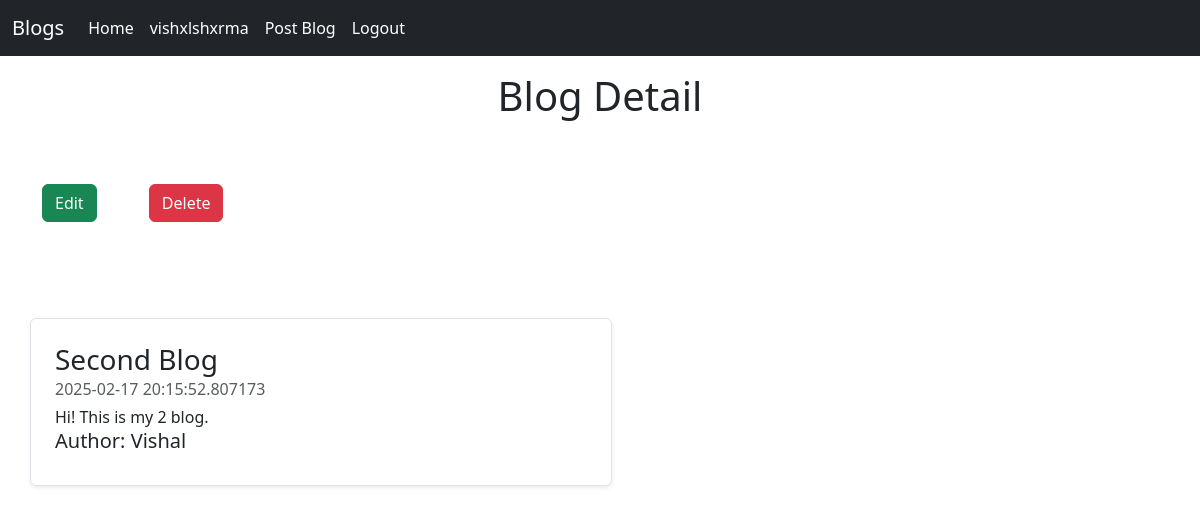
/blogDetail/2 (signed in), run on the app's committed database.
### app.py (models this page shows, shortened)
class User(UserMixin,db.Model):
    id = db.Column(db.Integer, primary_key = True)
    username = db.Column(db.String(80), unique = True, nullable = False)
    email = db.Column(db.String(120), unique = True, nullable = False)
    firstName = db.Column(db.String(120), nullable = False)
    lastName = db.Column(db.String(120), nullable = False)
    password = db.Column(db.String(120), nullable = False)

class Blog(db.Model):
    blogId = db.Column(db.Integer, primary_key = True)
    blogTitle = db.Column(db.String(80), nullable = False)
    blogAuthor = db.Column(db.String(80), nullable = False)
    blogContent = db.Column(db.Text(), nullable = False)
    publishDate = db.Column(db.DateTime(), nullable = False, default = datetime.utcnow)

### app.py (the view)
@app.route("/blogDetail/<int:id>", methods = ["GET","POST"])
def blogDetail(id):
    blog = Blog.query.get(id)
    return render_template("blogDetail.html", blog=blog)

### app.py (called while the page is built)
@login_manager.user_loader
def load_user(user_id):
    return User.query.get(int(user_id))

### templates/blogDetail.html (shortened to what this page needs)
<!DOCTYPE html>
<html lang="en">
<head>
    <link href="https://cdn.jsdelivr.net/npm/bootstrap@5.3.3/dist/css/bootstrap.min.css" rel="stylesheet"
 />
</head>
<body>
    <nav class="navbar navbar-expand-lg navbar-dark bg-dark">
        <div class="container-fluid">
            <a class="navbar-brand" href="#">Blogs</a>
            <div class="collapse navbar-collapse" id="navbarSupportedContent">
                <ul class="navbar-nav me-auto mb-2 mb-lg-0">
                    <li class="nav-item">
                        <a class="nav-link active" aria-current="page" href="/">Home</a>
                    </li>
                    {% if current_user.is_authenticated %}
                    <li class="nav-item">
                        <a class="nav-link active" aria-current="page" href="">{{current_user.username}}</a>
                    </li>
                    <li class="nav-item">
                        <a class="nav-link active" aria-current="page" href="/blogPost">Post Blog</a>
                    </li>
                    <li class="nav-item">
                        <a class="nav-link active" aria-current="page" href="/logout">Logout</a>
                    </li>
                    {% endif %}
                </ul>
            </div>
        </div>
    </nav>
    <div class="container">
        <h1 class="text-center my-3">Blog Detail</h1>
        <div id="modificationButtons">
            <a class="btn btn-success my-5" href="/edit/{{blog.blogId}}">Edit</a>
            <a class="btn btn-danger my-5 mx-5" href="/delete/{{blog.blogId}}">Delete</a>
        </div>
        <div class="col-md-6 my-5">
            <div class="row no-gutters border rounded overflow-hidden flex-md-row mb-4 shadow-sm h-md-250 position-relative">
                <div class="col p-4 d-flex flex-column position-static">
                    <h3 class="mb-0">{{blog.blogTitle}}</h3>
                    <div class="mb-1 text-muted">{{blog.publishDate}}</div>
                    <p class="card-text mb-auto">{{blog.blogContent}}</p>
                    <h5>Author: {{blog.blogAuthor}}</h5>
                </div>
            </div>
        </div>
    </div>
</body>
</html>

### data on the page
User: username "vishxlshxrma"
Blog: blogTitle "Second Blog", publishDate "2025-02-17 20:15:52.807173", blogContent "Hi! This is my 2 blog.", blogAuthor "Vishal"
